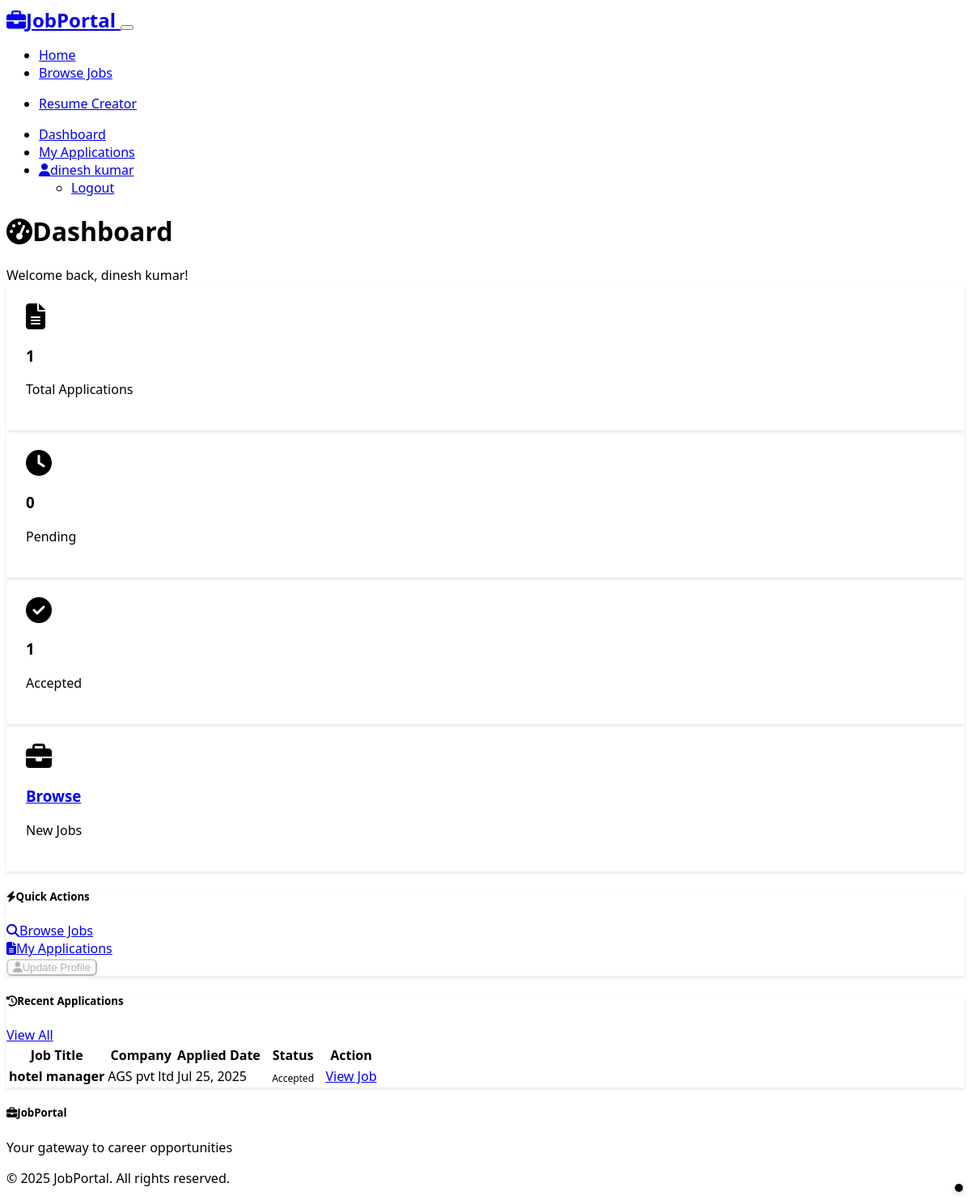
Page /dashboard (signed in) on the committed database.
### models.py (models this page shows, shortened)
class User(UserMixin, db.Model):
    id = db.Column(db.Integer, primary_key=True)
    username = db.Column(db.String(64), unique=True, nullable=False)
    email = db.Column(db.String(120), unique=True, nullable=False)
    password_hash = db.Column(db.String(256), nullable=False)
    full_name = db.Column(db.String(100), nullable=False)
    phone = db.Column(db.String(20))
    location = db.Column(db.String(100))
    is_admin = db.Column(db.Boolean, default=False)
    created_at = db.Column(db.DateTime, default=datetime.utcnow)
    applications = db.relationship('Application', backref='applicant', lazy=True, cascade='all, delete-orphan')
    posted_jobs = db.relationship('Job', backref='poster', lazy=True, foreign_keys='Job.posted_by')

class Application(db.Model):
    id = db.Column(db.Integer, primary_key=True)
    job_id = db.Column(db.Integer, db.ForeignKey('job.id'), nullable=False)
    user_id = db.Column(db.Integer, db.ForeignKey('user.id'), nullable=False)
    cover_letter = db.Column(db.Text)
    resume_filename = db.Column(db.String(255))
    status = db.Column(db.String(20), default='pending')  # pending, reviewed, accepted, rejected
    applied_at = db.Column(db.DateTime, default=datetime.utcnow)
    reviewed_at = db.Column(db.DateTime)
    notes = db.Column(db.Text)  # Admin notes
    __table_args__ = (db.UniqueConstraint('job_id', 'user_id', name='unique_application'),)

class Job(db.Model):
    id = db.Column(db.Integer, primary_key=True)
    title = db.Column(db.String(200), nullable=False)
    company = db.Column(db.String(100), nullable=False)
    location = db.Column(db.String(100), nullable=False)
    job_type = db.Column(db.String(50), nullable=False)  # Full-time, Part-time, Contract, Internship
    salary_range = db.Column(db.String(100))
    description = db.Column(db.Text, nullable=False)
    requirements = db.Column(db.Text)
    posted_by = db.Column(db.Integer, db.ForeignKey('user.id'), nullable=False)
    posted_at = db.Column(db.DateTime, default=datetime.utcnow)
    is_active = db.Column(db.Boolean, default=True)
    application_deadline = db.Column(db.DateTime)
    applications = db.relationship('Application', backref='job', lazy=True, cascade='all, delete-orphan')

### routes.py (the view)
@app.route('/dashboard')
@login_required
def dashboard():
    if current_user.is_admin:
        return redirect(url_for('admin_dashboard'))
    recent_applications = Application.query.filter_by(user_id=current_user.id)\
                                         .order_by(Application.applied_at.desc())\
                                         .limit(5).all()
    total_applications = Application.query.filter_by(user_id=current_user.id).count()
    pending_applications = Application.query.filter_by(user_id=current_user.id, status='pending').count()
    accepted_applications = Application.query.filter_by(user_id=current_user.id, status='accepted').count()
    return render_template('dashboard.html',
                         recent_applications=recent_applications,
                         total_applications=total_applications,
                         pending_applications=pending_applications,
                         accepted_applications=accepted_applications)

### app.py (called while the page is built)
@login_manager.user_loader
def load_user(user_id):
    from models import User
    return User.query.get(int(user_id))

### templates/dashboard.html (shortened to what this page needs)
{% extends "base.html" %}
{% block content %}
<div class="container py-4">
    <div class="d-flex justify-content-between align-items-center mb-4">
        <h1><i class="fas fa-tachometer-alt me-2"></i>Dashboard</h1>
        <div class="text-muted">Welcome back, {{ current_user.full_name }}!</div>
    </div>
    <div class="row mb-5">
        <div class="col-md-3 mb-3">
            <div class="card bg-primary text-white">
                <div class="card-body text-center">
                    <i class="fas fa-file-alt mb-2" style="font-size: 2rem;"></i>
                    <h3>{{ total_applications }}</h3>
                    <p class="mb-0">Total Applications</p>
                </div>
            </div>
        </div>
        <div class="col-md-3 mb-3">
            <div class="card bg-warning text-dark">
                <div class="card-body text-center">
                    <i class="fas fa-clock mb-2" style="font-size: 2rem;"></i>
                    <h3>{{ pending_applications }}</h3>
                    <p class="mb-0">Pending</p>
                </div>
            </div>
        </div>
        <div class="col-md-3 mb-3">
            <div class="card bg-success text-white">
                <div class="card-body text-center">
                    <i class="fas fa-check-circle mb-2" style="font-size: 2rem;"></i>
                    <h3>{{ accepted_applications }}</h3>
                    <p class="mb-0">Accepted</p>
                </div>
            </div>
        </div>
        <div class="col-md-3 mb-3">
            <div class="card bg-info text-white">
                <div class="card-body text-center">
                    <i class="fas fa-briefcase mb-2" style="font-size: 2rem;"></i>
                    <h3><a href="{{ url_for('jobs') }}" class="text-white text-decoration-none">Browse</a></h3>
                    <p class="mb-0">New Jobs</p>
                </div>
            </div>
        </div>
    </div>
    <div class="row mb-5">
        <div class="col-12">
            <div class="card">
                <div class="card-header">
                    <h5 class="mb-0"><i class="fas fa-bolt me-2"></i>Quick Actions</h5>
                </div>
                <div class="card-body">
                    <div class="row">
                        <div class="col-md-4 mb-3">
                            <a href="{{ url_for('jobs') }}" class="btn btn-outline-primary w-100">
                                <i class="fas fa-search me-2"></i>Browse Jobs
                            </a>
                        </div>
                        <div class="col-md-4 mb-3">
                            <a href="{{ url_for('my_applications') }}" class="btn btn-outline-info w-100">
                                <i class="fas fa-file-alt me-2"></i>My Applications
                            </a>
                        </div>
                        <div class="col-md-4 mb-3">
                            <button class="btn btn-outline-secondary w-100" disabled>
                                <i class="fas fa-user me-2"></i>Update Profile
                            </button>
                        </div>
                    </div>
                </div>
            </div>
        </div>
    </div>
    <div class="row">
        <div class="col-12">
            <div class="card">
                <div class="card-header d-flex justify-content-between align-items-center">
                    <h5 class="mb-0"><i class="fas fa-history me-2"></i>Recent Applications</h5>
                    <a href="{{ url_for('my_applications') }}" class="btn btn-sm btn-outline-primary">View All</a>
                </div>
                <div class="card-body">
                    {% if recent_applications %}
                        <div class="table-responsive">
                            <table class="table table-hover">
                                <thead>
                                    <tr>
                                        <th>Job Title</th>
                                        <th>Company</th>
                                        <th>Applied Date</th>
                                        <th>Status</th>
                                        <th>Action</th>
                                    </tr>
                                </thead>
                                <tbody>
                                    {% for application in recent_applications %}
                                        <tr>
                                            <td>
                                                <strong>{{ application.job.title }}</strong>
                                            </td>
                                            <td>{{ application.job.company }}</td>
                                            <td>{{ application.applied_at.strftime('%b %d, %Y') }}</td>
                                            <td>
                                                {% if application.status == 'pending' %}
                                                    <span class="badge bg-warning">Pending</span>
                                                {% elif application.status == 'reviewed' %}
                                                    <span class="badge bg-info">Reviewed</span>
                                                {% elif application.status == 'accepted' %}
                                                    <span class="badge bg-success">Accepted</span>
                                                {% elif application.status == 'rejected' %}
                                                    <span class="badge bg-danger">Rejected</span>
                                                {% endif %}
                                            </td>
                                            <td>
                                                <a href="{{ url_for('job_detail', job_id=application.job.id) }}"
                                                   class="btn btn-sm btn-outline-primary">View Job</a>
                                            </td>
                                        </tr>
                                    {% endfor %}
                                </tbody>
                            </table>
                        </div>
                    {% endif %}
                </div>
            </div>
        </div>
    </div>
</div>
{% endblock %}

### templates/base.html (shortened to what this page needs)
<!DOCTYPE html>
<html lang="en" data-bs-theme="dark">
<head>
    <link href="https://cdn.replit.com/agent/bootstrap-agent-dark-theme.min.css" rel="stylesheet">
    <link rel="stylesheet" href="https://cdnjs.cloudflare.com/ajax/libs/font-awesome/6.4.0/css/all.min.css">
    <link rel="stylesheet" href="{{ url_for('static', filename='css/styles.css') }}">
</head>
<body>
    <nav class="navbar navbar-expand-lg navbar-dark bg-dark">
        <div class="container">
            <a class="navbar-brand fw-bold" href="{{ url_for('index') }}">
                <i class="fas fa-briefcase me-2"></i>JobPortal
            </a>
            <button class="navbar-toggler" type="button" data-bs-toggle="collapse" data-bs-target="#navbarNav">
            </button>
            <div class="collapse navbar-collapse" id="navbarNav">
                <ul class="navbar-nav me-auto">
                    <li class="nav-item">
                        <a class="nav-link" href="{{ url_for('index') }}">Home</a>
                    </li>
                    <li class="nav-item">
                        <a class="nav-link" href="{{ url_for('jobs') }}">Browse Jobs</a>
                    </li>
                </ul>
                <nav>
                    <ul>
                        <li class="nav-item">
                            <a class="nav-link" href="{{ url_for('resume_form') }}">Resume Creator</a>
                        </li>
                    </ul>
                </nav>
                <ul class="navbar-nav">
                    {% if current_user.is_authenticated %}
                        {% if current_user.is_admin %}
                            <li class="nav-item dropdown">
                                <a class="nav-link dropdown-toggle" href="#" role="button" data-bs-toggle="dropdown">
                                    <i class="fas fa-cog me-1"></i>Admin
                                </a>
                                <ul class="dropdown-menu">
                                    <li><a class="dropdown-item" href="{{ url_for('admin_dashboard') }}">Dashboard</a></li>
                                    <li><a class="dropdown-item" href="{{ url_for('admin_jobs') }}">Manage Jobs</a></li>
                                    <li><a class="dropdown-item" href="{{ url_for('post_job') }}">Post Job</a></li>
                                    <li><a class="dropdown-item" href="{{ url_for('admin_applicants') }}">View Applications</a></li>
                                    <li><a href="{{ url_for('send_email') }}" class="btn btn-secondary">Send Email to Job Seeker</a></li>
                                </ul>
                            </li>
                        {% else %}
                            <li class="nav-item">
                                <a class="nav-link" href="{{ url_for('dashboard') }}">Dashboard</a>
                            </li>
                            <li class="nav-item">
                                <a class="nav-link" href="{{ url_for('my_applications') }}">My Applications</a>
                            </li>
                        {% endif %}
                        <li class="nav-item dropdown">
                            <a class="nav-link dropdown-toggle" href="#" role="button" data-bs-toggle="dropdown">
                                <i class="fas fa-user me-1"></i>{{ current_user.full_name }}
                            </a>
                            <ul class="dropdown-menu">
                                <li><a class="dropdown-item" href="{{ url_for('logout') }}">Logout</a></li>
                            </ul>
                        </li>
                    {% endif %}
                </ul>
            </div>
        </div>
    </nav>
    <main>
        {% block content %}{% endblock %}
    </main>
    <footer class="bg-dark text-light py-4 mt-5">
        <div class="container">
            <div class="row">
                <div class="col-md-6">
                    <h5><i class="fas fa-briefcase me-2"></i>JobPortal</h5>
                    <p class="text-muted">Your gateway to career opportunities</p>
                </div>
                <div class="col-md-6 text-md-end">
                    <p class="text-muted">&copy; 2025 JobPortal. All rights reserved.</p>
                </div>
            </div>
        </div>
    </footer>
    <div id="google_translate_element" style="position: fixed; bottom: 10px; right: 10px; z-index: 999;"></div>
</body>
</html>

### static/css/styles.css (style rules this page uses)
body { font-family: 'Segoe UI', Tahoma, Geneva, Verdana, sans-serif; }
#google_translate_element { background:black; border-radius: 8px; padding: 5px; box-shadow: 0 2px 6px rgba(0,0,0,0.2); }
.navbar-brand { font-weight: 700; font-size: 1.5rem; }
.card { border: none; box-shadow: 0 2px 4px rgba(0,0,0,0.1); transition: transform 0.2s ease-in-out, box-shadow 0.2s ease-in-out; }
.badge { font-size: 0.75rem; padding: 0.35rem 0.65rem; }
.btn { border-radius: 0.375rem; font-weight: 500; transition: all 0.2s ease-in-out; }
.table { border-radius: 0.5rem; overflow: hidden; }
footer { border-top: 1px solid var(--bs-border-color); }
.fade-in { animation: fadeIn 0.5s ease-in; }
.card.bg-primary, .card.bg-success, .card.bg-info, .card.bg-warning, .card.bg-secondary, .card.bg-dark { border: none; }
.card.bg-primary .card-body, .card.bg-success .card-body, .card.bg-info .card-body, .card.bg-warning .card-body, .card.bg-secondary .card-body, .card.bg-dark .card-body { padding: 1.5rem; }
.bg-primary { background: linear-gradient(135deg, var(--bs-primary) 0%, var(--bs-info) 100%) !important; }

### rows in the picture
User: full_name "dinesh kumar"
Application: job "hotel manager", job.company "AGS pvt ltd", applied_at "Jul 25, 2025", status "Accepted"

### other values in the picture
{{ total_applications }} "1"
{{ pending_applications }} "0"
{{ accepted_applications }} "1"
